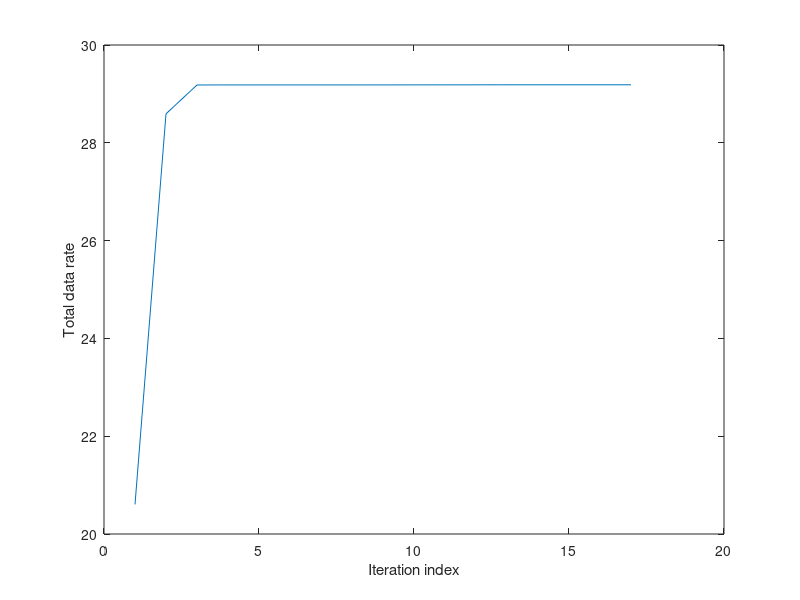

Write MATLAB code to recreate this figure.
clc; clear all; close all; 
%% Initial value
load('params.mat');
LINK_NUM = 20;
Gii = diag(G);
P = unifrnd(0,P_max,LINK_NUM,1); %inital P
P_new = zeros(LINK_NUM,1);
SINR = zeros(LINK_NUM,1); 
lambda_init = LAGRANIAN_INIT*ones(LINK_NUM,1); %inital lambda
%% With Rmin
mu_init = LAGRANIAN_INIT*ones(LINK_NUM,1);
R_min = 0;
%% With alpha, beta
SINR = Gii.*P./(noise+G*P-Gii.*P);
alpha_new = SINR./(1.+SINR);
beta_new = log(1+SINR)-alpha_new.*log(SINR);
%% Gradient descent
mu = mu_init;
lambda = lambda_init; 
eta1 = eta1_init;
eta2 = eta2_init;
for iter_a_b = 1:MAX_ITER
    alpha = alpha_new;
    beta = beta_new;
    mu = mu_init;
    lambda = lambda_init; 
    eta1 = eta1_init;
    eta2 = eta2_init;
    P = unifrnd(0,P_max,LINK_NUM,1); %inital P
    value = [];
    for iter_in = 1:MAX_ITER %update lambda
        SINR = Gii.*P./(noise+G*P-Gii.*P);
        val = sum(alpha'*log(SINR))+sum(beta);
        value = [value;val];
        for i = 1:LINK_NUM %update Pi
            Pi_inner=0;
            for j=1:LINK_NUM
                if j~=i
                   Gji = G(j,i);
                   Gij = G(i,j);
                   Pi_inner = Pi_inner + (alpha(j)+mu(j))*Gji/(G(:,j)'*P - G(j,j)*P(j)+noise);
                end
            end
            P_new(i) = (alpha(i)+mu(i))/(lambda(i) + Pi_inner);     
        end
        eta1 = eta1*eta1_step;
        eta2 = eta2*eta2_step;
        lambda = max(lambda - eta1*(P_max-P_new),0);
        SINR_new = Gii.*P_new./(noise+G*P_new-Gii.*P_new);
        mu = max(mu - eta2*(alpha'*log(SINR_new)+beta-R_min),0);        
        if norm(P-P_new) < TOLERANCE
            P=P_new;
            iter_in
            break;
        end
        P=P_new;
    end
    if norm(alpha_new-alpha)<TOLERANCE && norm(beta_new-beta)<TOLERANCE
        break
    end
end
val
figure;
plot(value);
xlabel('Iteration index'); ylabel('Total data rate');